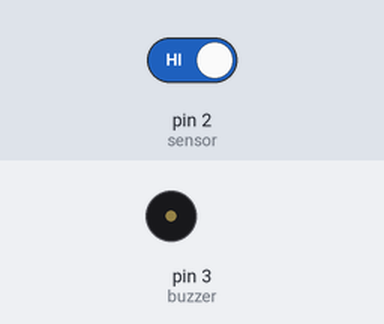
Recording of a sketch running on a simulated Arduino Uno, built with avr-gcc and run on an emulated ATmega328P. Shown: buzzer (waves = sounding). Inputs (shaded band) come from the test bench; at power-on: pin 2 (sensor) HIGH.

Above: at 1.2 s.
1.3 s: pin 2 (sensor) driven LOW
At 1.9 s:
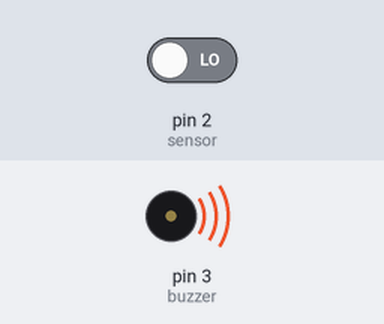
2.8 s: pin 2 (sensor) driven HIGH
At 4.2 s:
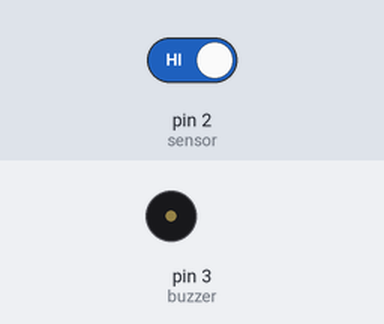
Timing chart, 0 to 5.8 s (numbered marks = the images above; inputs shaded):
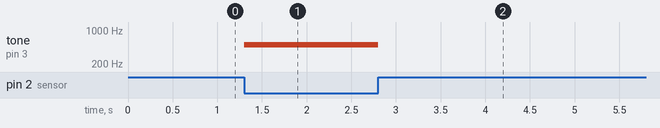

The sketch:

Archive_pemadam.ino
```cpp
int buzzer=3;
int sensor=2;
int val;
void setup() {
pinMode(sensor,INPUT);
pinMode(buzzer,OUTPUT);
}

void loop() {
  val=digitalRead(sensor);
  if(val==LOW)
  {
  tone(buzzer,500);
  }
  else
  {
  noTone(buzzer);
  }
}
```

Measured:
- after the input at 1.3 s, tone on pin 3 (buzzer): silent → 500 Hz at once
- after the input at 2.8 s, tone on pin 3 (buzzer): 500 Hz → silent at once
